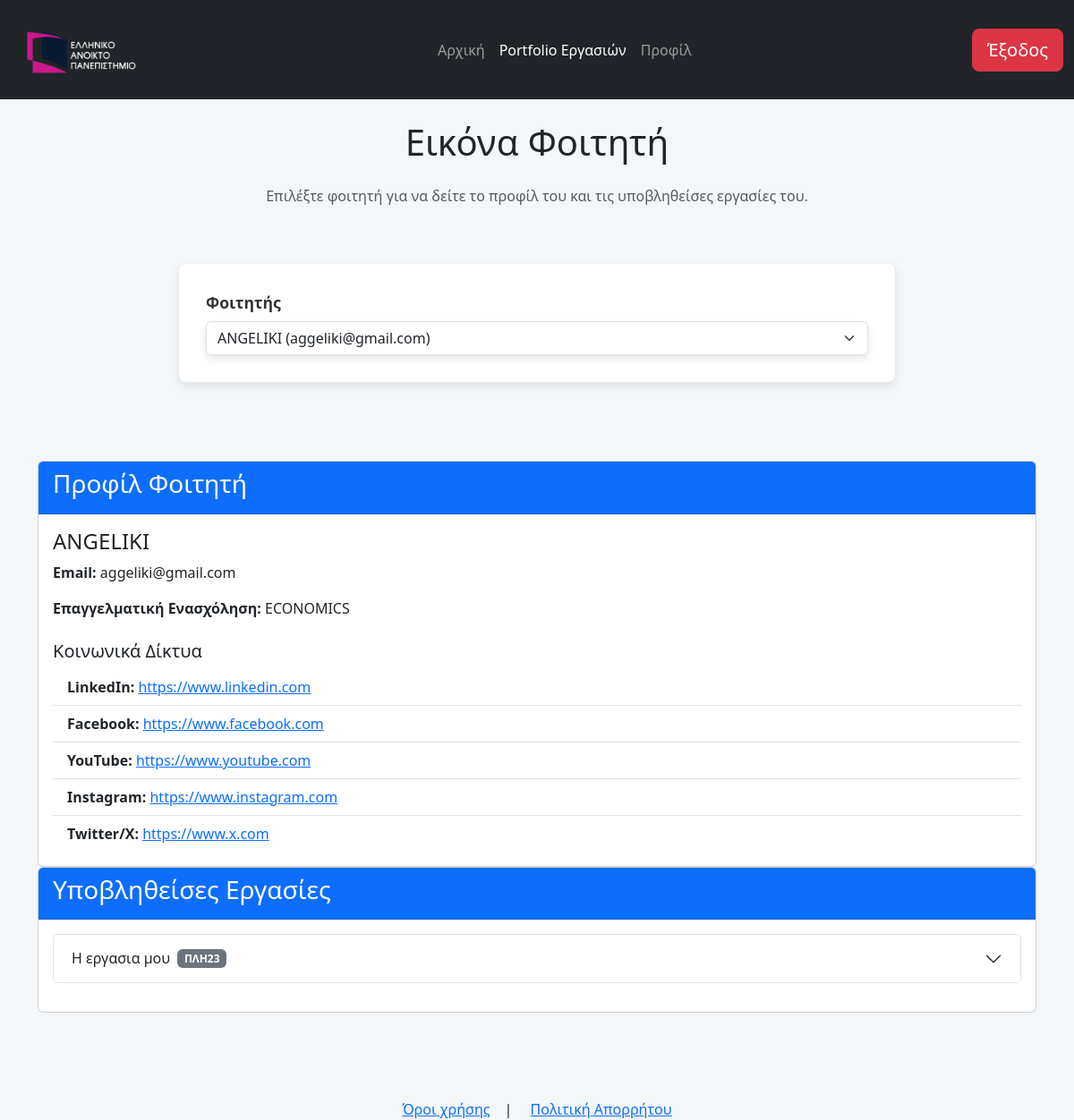
/view_foititis.php?student_id=16 (signed in), run on the app's committed database.
### tables this page shows
CREATE TABLE `user_profile` (
  `user_id` int(11) NOT NULL,
  `full_name` varchar(100) NOT NULL,
  `occupation` varchar(255) DEFAULT NULL,
  `linkedin` varchar(255) DEFAULT NULL,
  `facebook` varchar(255) DEFAULT NULL,
  `youtube` varchar(255) DEFAULT NULL,
  `instagram` varchar(255) DEFAULT NULL,
  `twitter` varchar(255) DEFAULT NULL
);

CREATE TABLE `users` (
  `user_id` int(11) NOT NULL,
  `email` varchar(255) NOT NULL,
  `username` varchar(50) NOT NULL,
  `password` varchar(255) NOT NULL,
  `role` enum('student','professor') NOT NULL
);

CREATE TABLE `submitted_assignment` (
  `submission_id` int(11) NOT NULL,
  `submission_title` varchar(255) NOT NULL,
  `submission_description` text NOT NULL,
  `submission_file` varchar(255) DEFAULT NULL,
  `submission_timestamp` timestamp NOT NULL DEFAULT current_timestamp(),
  `user_id` int(11) NOT NULL,
  `assignment_id` int(11) NOT NULL
);

CREATE TABLE `courses` (
  `course_id` int(11) NOT NULL,
  `course_title` varchar(255) NOT NULL
);

### view_foititis.php (the view, shortened to what this page needs)
<!DOCTYPE html>
<html lang="el">
<head>
    <link href="https://cdn.jsdelivr.net/npm/bootstrap@5.3.2/dist/css/bootstrap.min.css" rel="stylesheet">
    <link rel="stylesheet" href="style.css">
</head>
<body>
<header class="navbar navbar-expand-lg navbar-dark bg-dark">
        <div class="container-fluid">
            <a class="navbar-brand" href="index.php">
                <img src="img/logo.png" alt="logo" class="logo">
            </a>
            <div class="collapse navbar-collapse" id="navbarSupportedContent">
                <ul class="navbar-nav mx-auto">
                    <li class="nav-item active">
                        <a class="nav-link" href="index.php">Αρχική</a>
                    </li>
                    <?php
                if (isset($_SESSION['role']) && $_SESSION['role'] == 'student') {
                    echo '<li class="nav-item">
                    <a class="nav-link active" href="portfolio.php">Portfolio Εργασιών</a>
                    </li>
                    <li class="nav-item">
                        <a class="nav-link" href="profile.php">Προφίλ</a>
                    </li>';
                } ?>
                </ul>
                <?php if (isset($_SESSION['user_id'])) {
                echo '<button type="button" class="btn btn-danger btn-lg"><a href="logout.php"
						class="nav-link">Έξοδος</a></button>';
            } else {
                echo '<button type="button" class="btn btn-primary btn-lg"><a href="login.html"
						class="nav-link">Είσοδος</a></button>';
            }
            ?>
            </div>
        </div>
    </header>
    <div class="container main-content3 my-8"><br>
        <h1 class="text-center mb-4">Εικόνα Φοιτητή</h1>
        <p class="text-center text-muted mb-4">Επιλέξτε φοιτητή για να δείτε το προφίλ του και τις υποβληθείσες εργασίες
            του.</p>
        <div class="row justify-content-center mb-5">
            <div class="col-md-12">
                <form method="GET" action="">
                    <div class="mb-12">
                        <b><label for="student" class="form-label">Φοιτητής</label></b>
                        <select class="form-select" id="student" name="student_id" onchange="this.form.submit()">
                            <?php
                            include('config.php');
                            $result = mysqli_query($conn, "SELECT u.user_id, u.email, up.full_name
                                                         FROM users u
                                                         JOIN user_profile up ON u.user_id = up.user_id
                                                         WHERE u.role = 'student'
                                                         ORDER BY up.full_name");
                            while ($row = mysqli_fetch_assoc($result)) {
                                $selected = '';
                                if (isset($_GET['student_id']) && $_GET['student_id'] == $row['user_id']) {
                                    $selected = 'selected';
                                }
                                echo "<option value='" . $row['user_id'] . "' $selected>" . $row['full_name'] . " (" . $row['email'] . ")</option>";
                            }
                            ?>
                        </select>
                    </div>
                </form>
            </div>
        </div>
        <?php
        if (isset($_GET['student_id'])) {
            $student_id = $_GET['student_id'];
            $profile_query = "SELECT *
                             FROM users u
                             JOIN user_profile up ON u.user_id = up.user_id
                             WHERE u.user_id = '$student_id'";
            $profile_result = mysqli_query($conn, $profile_query);
            if (mysqli_num_rows($profile_result) > 0) {
                $profile = mysqli_fetch_assoc($profile_result);
                echo '<div class="row">';
                echo '<div class="col-md-12">';
                echo '<div class="card mb-12">';
                echo '<div class="card-header bg-primary text-white">';
                echo '<h3>Προφίλ Φοιτητή</h3>';
                echo '</div>';
                echo '<div class="card-body">';
                echo '<h4 class="card-title">' . $profile['full_name'] . '</h4>';
                echo '<p class="card-text"><strong>Email:</strong> ' . $profile['email'] . '</p>';
                if (!empty($profile['occupation'])) {
                    echo '<p class="card-text"><strong>Επαγγελματική Ενασχόληση:</strong> ' . $profile['occupation'] . '</p>';
                }
                echo '<h5 class="mt-4">Κοινωνικά Δίκτυα</h5>';
                echo '<ul class="list-group list-group-flush">';
                if (!empty($profile['linkedin'])) {
                    echo '<li class="list-group-item"><strong>LinkedIn:</strong> <a href=https://' . $profile['linkedin'] . ' target="_blank">' . $profile['linkedin'] . '</a></li>';
                }
                if (!empty($profile['facebook'])) {
                    echo '<li class="list-group-item"><strong>Facebook:</strong> <a href=https://' . $profile['facebook'] . ' target="_blank">' . $profile['facebook'] . '</a></li>';
                }
                if (!empty($profile['youtube'])) {
                    echo '<li class="list-group-item"><strong>YouTube:</strong> <a href=https://' . $profile['youtube'] . ' target="_blank">' . $profile['youtube'] . '</a></li>';
                }
                if (!empty($profile['instagram'])) {
                    echo '<li class="list-group-item"><strong>Instagram:</strong> <a href=https://' . $profile['instagram'] . ' target="_blank">' . $profile['instagram'] . '</a></li>';
                }
                if (!empty($profile['twitter'])) {
                    echo '<li class="list-group-item"><strong>Twitter/X:</strong> <a href=https://' . $profile['twitter'] . ' target="_blank">' . $profile['twitter'] . '</a></li>';
                }
                echo '</ul>';
                echo '</div>';
                echo '</div>';
                echo '</div>';
                echo '<div class="col-md-12">';
                echo '<div class="card">';
                echo '<div class="card-header bg-primary text-white">';
                echo '<h3>Υποβληθείσες Εργασίες</h3>';
                echo '</div>';
                echo '<div class="card-body">';
                $submissions_query = "SELECT *
                                     FROM submitted_assignment sa
                                     JOIN assignment_description ad ON sa.assignment_id = ad.assignment_id
                                     JOIN courses c ON ad.course_id = c.course_id
                                     WHERE sa.user_id = '$student_id'
                                     ORDER BY sa.submission_timestamp DESC";
                $submissions_result = mysqli_query($conn, $submissions_query);
                if (mysqli_num_rows($submissions_result) > 0) {
                    echo '<div class="accordion" id="submissionsAccordion">';
                    $counter = 1;
                    while ($submission = mysqli_fetch_assoc($submissions_result)) {
                        echo '<div class="accordion-item mb-3">';
                        echo '<h2 class="accordion-header">';
                        echo '<button class="accordion-button collapsed" type="button" data-bs-toggle="collapse"
                                data-bs-target="#collapse' . $counter . '" aria-expanded="false"
                                aria-controls="collapse' . $counter . '">';
                        echo $submission['submission_title'] . ' <span class="badge bg-secondary ms-2">' . $submission['course_title'] . '</span>';
                        echo '</button>';
                        echo '</h2>';
                        echo '</div>';
                        $counter++;
                    }
                    echo '</div>';
                } else {
                    echo '<div class="alert alert-info">Ο φοιτητής δεν έχει υποβάλει ακόμα κάποια εργασία.</div>';
                }
                echo '</div>';
                echo '</div>';
                echo '</div>';
                echo '</div><br><br>';
            } else {
                echo '<div class="alert alert-warning">Δεν βρέθηκαν στοιχεία για τον επιλεγμένο φοιτητή.</div>';
            }
        }
        ?>
    </div>
    <br><br>
    <footer class="footer">
        <div class="container text-center">
            <a href="pdf\terms.pdf" target="_blank">Όροι χρήσης</a>&emsp;|&emsp;
            <a href="pdf\privacy.pdf" target="_blank">Πολιτική Απορρήτου</a>
        </div>
    </footer>
</body>
</html>

### style.css (style rules this page uses)
body { font-family: 'Segoe UI', Tahoma, Geneva, Verdana, sans-serif; background-color: #f4f7fa; margin: 0; padding: 0; }
.logo { height: 80px; margin-left: 5px; margin-top: 5px; }
form { background-color: #ffffff; border-radius: 8px; box-shadow: 0 4px 12px rgba(0, 0, 0, 0.1); padding: 30px; max-width: 800px; margin: 40px auto; }
form label { font-size: 1.1rem; font-weight: 600; color: #333; margin-bottom: 10px; display: inline-block; }
form input, form select, form button { width: 100%; padding: 12px 15px; font-size: 1rem; border-radius: 8px; border: 1px solid #ddd; background-color: #f9f9f9; transition: all 0.3s ease; box-shadow: 0 4px 8px rgba(0, 0, 0, 0.1); }

### data on the page
user_profile: full_name "ANGELIKI", user_id.email "aggeliki@gmail.com", occupation "ECONOMICS", linkedin "https://www.linkedin.com", facebook "https://www.facebook.com", youtube "https://www.youtube.com", instagram "https://www.instagram.com", twitter "https://www.x.com"
submitted_assignment: submission_title "Η εργασια μου", courses.course_title "ΠΛΗ23"

### other printed values
form field student_id "ANGELIKI (aggeliki@gmail.com)"
